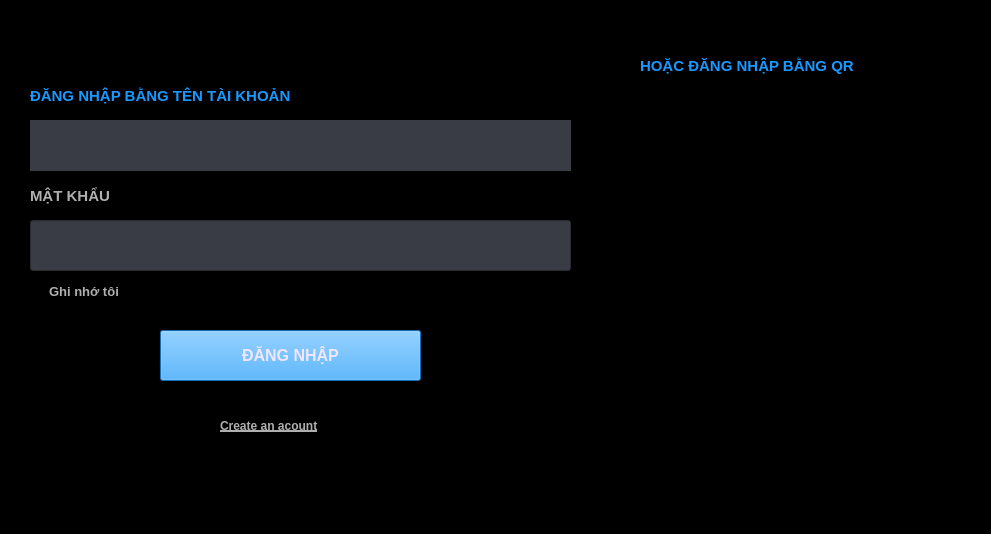
<?xml version="1.0" encoding="UTF-8"?>
<ui version="4.0">
 <class>MainWindow</class>
 <widget class="QMainWindow" name="MainWindow">
  <property name="geometry">
   <rect>
    <x>0</x>
    <y>0</y>
    <width>991</width>
    <height>534</height>
   </rect>
  </property>
  <property name="windowTitle">
   <string>MainWindow</string>
  </property>
  <property name="styleSheet">
   <string notr="true">background-color: rgb(0, 0, 0);
color: rgb(255, 255, 255);</string>
  </property>
  <widget class="QWidget" name="centralwidget">
   <widget class="QLabel" name="label">
    <property name="geometry">
     <rect>
      <x>30</x>
      <y>80</y>
      <width>311</width>
      <height>31</height>
     </rect>
    </property>
    <property name="font">
     <font>
      <family>Arial</family>
      <pointsize>11</pointsize>
      <weight>75</weight>
      <bold>true</bold>
     </font>
    </property>
    <property name="styleSheet">
     <string notr="true">color: rgb(25, 153, 255);</string>
    </property>
    <property name="text">
     <string>ĐĂNG NHẬP BẰNG TÊN TÀI KHOẢN</string>
    </property>
   </widget>
   <widget class="QLabel" name="label_2">
    <property name="geometry">
     <rect>
      <x>0</x>
      <y>-20</y>
      <width>81</width>
      <height>81</height>
     </rect>
    </property>
    <property name="text">
     <string/>
    </property>
    <property name="pixmap">
     <pixmap>../image/steam logo.jpg</pixmap>
    </property>
    <property name="scaledContents">
     <bool>true</bool>
    </property>
   </widget>
   <widget class="QLineEdit" name="txtUserName">
    <property name="geometry">
     <rect>
      <x>30</x>
      <y>120</y>
      <width>541</width>
      <height>51</height>
     </rect>
    </property>
    <property name="styleSheet">
     <string notr="true">background-color: rgb(57, 60, 68);
border-radius: 5 ptx;
</string>
    </property>
   </widget>
   <widget class="QLabel" name="label_3">
    <property name="geometry">
     <rect>
      <x>30</x>
      <y>180</y>
      <width>311</width>
      <height>31</height>
     </rect>
    </property>
    <property name="font">
     <font>
      <family>Arial</family>
      <pointsize>11</pointsize>
      <weight>75</weight>
      <bold>true</bold>
     </font>
    </property>
    <property name="styleSheet">
     <string notr="true">color:rgb(175, 175, 175);</string>
    </property>
    <property name="text">
     <string>MẬT KHẨU</string>
    </property>
   </widget>
   <widget class="QLineEdit" name="txtPassWord">
    <property name="geometry">
     <rect>
      <x>30</x>
      <y>220</y>
      <width>541</width>
      <height>51</height>
     </rect>
    </property>
    <property name="styleSheet">
     <string notr="true">background-color: rgb(57, 60, 68);
border-radius: 5ptx;
color: rgb(255, 255, 255);
</string>
    </property>
   </widget>
   <widget class="QPushButton" name="btnLogin">
    <property name="geometry">
     <rect>
      <x>160</x>
      <y>330</y>
      <width>261</width>
      <height>51</height>
     </rect>
    </property>
    <property name="font">
     <font>
      <family>Arial</family>
      <pointsize>12</pointsize>
      <weight>75</weight>
      <bold>true</bold>
     </font>
    </property>
    <property name="styleSheet">
     <string notr="true">background-color: rgb(25, 153, 255);
color: rgb(241, 230, 255);</string>
    </property>
    <property name="text">
     <string>ĐĂNG NHẬP</string>
    </property>
   </widget>
   <widget class="QLabel" name="label_4">
    <property name="geometry">
     <rect>
      <x>640</x>
      <y>100</y>
      <width>271</width>
      <height>271</height>
     </rect>
    </property>
    <property name="styleSheet">
     <string notr="true">border-radius: 15px;
</string>
    </property>
    <property name="text">
     <string/>
    </property>
    <property name="pixmap">
     <pixmap>../image/QR code.png</pixmap>
    </property>
    <property name="scaledContents">
     <bool>true</bool>
    </property>
   </widget>
   <widget class="QCheckBox" name="checkBox">
    <property name="geometry">
     <rect>
      <x>30</x>
      <y>280</y>
      <width>131</width>
      <height>23</height>
     </rect>
    </property>
    <property name="font">
     <font>
      <family>Segoe UI</family>
      <pointsize>10</pointsize>
      <weight>87</weight>
      <italic>false</italic>
      <bold>true</bold>
     </font>
    </property>
    <property name="styleSheet">
     <string notr="true">color:rgb(175, 175, 175);
font: 700 10pt &quot;Segoe UI&quot;;</string>
    </property>
    <property name="text">
     <string>Ghi nhớ tôi</string>
    </property>
   </widget>
   <widget class="QLabel" name="pushButton_createAccount">
    <property name="geometry">
     <rect>
      <x>220</x>
      <y>410</y>
      <width>131</width>
      <height>31</height>
     </rect>
    </property>
    <property name="font">
     <font>
      <family>Arial</family>
      <pointsize>9</pointsize>
      <weight>75</weight>
      <bold>true</bold>
      <underline>true</underline>
     </font>
    </property>
    <property name="styleSheet">
     <string notr="true">color:rgb(175, 175, 175);</string>
    </property>
    <property name="text">
     <string>Create an acount</string>
    </property>
   </widget>
   <widget class="QLabel" name="label_6">
    <property name="geometry">
     <rect>
      <x>640</x>
      <y>50</y>
      <width>311</width>
      <height>31</height>
     </rect>
    </property>
    <property name="font">
     <font>
      <family>Arial</family>
      <pointsize>11</pointsize>
      <weight>75</weight>
      <bold>true</bold>
     </font>
    </property>
    <property name="styleSheet">
     <string notr="true">color: rgb(25, 153, 255);</string>
    </property>
    <property name="text">
     <string>HOẶC ĐĂNG NHẬP BẰNG QR</string>
    </property>
   </widget>
  </widget>
  <widget class="QMenuBar" name="menubar">
   <property name="geometry">
    <rect>
     <x>0</x>
     <y>0</y>
     <width>991</width>
     <height>26</height>
    </rect>
   </property>
  </widget>
  <widget class="QStatusBar" name="statusbar"/>
 </widget>
 <resources/>
 <connections/>
</ui>
